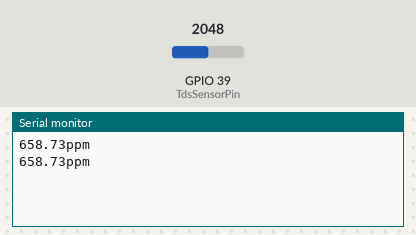
The sketch below on a simulated ESP32. Shown: the last lines printed to the serial monitor. The inputs (shaded band) are chosen by the test bench; at power-on: GPIO 39 (TdsSensorPin) = 2048. EEPROM starts erased.

Above: at 1.8 s.
1.9 s: GPIO 39 (TdsSensorPin) set to 2866
At 2.8 s:
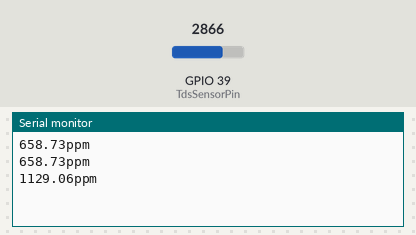
3.4 s: GPIO 39 (TdsSensorPin) set to 3603
At 4.8 s:
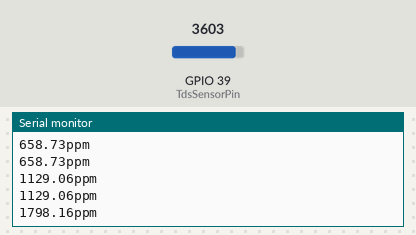
Timing chart, 0 to 6.4 s (numbered marks = the images above; inputs shaded):
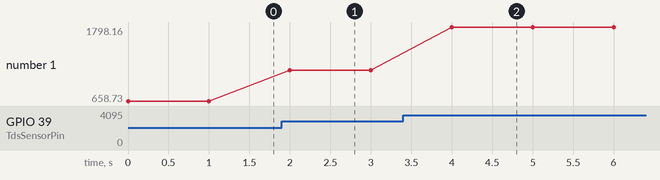

The sketch:

ec_ppm.ino
```cpp
#include <EEPROM.h>
#include "GravityTDS.h"

#define TdsSensorPin 39
GravityTDS gravityTds;

float temperature = 25,tdsValue = 0;

void setup() {
    Serial.begin(115200);
    EEPROM.begin(64);
    gravityTds.setPin(TdsSensorPin);
    gravityTds.setAref(3.3);  //reference voltage on ADC, default 5.0V on Arduino UNO
    gravityTds.setAdcRange(4096);  //1024 for 10bit ADC;4096 for 12bit ADC
    gravityTds.begin();  //initialization
}

void loop() {
    gravityTds.setTemperature(temperature);  // set the temperature and execute temperature compensation
    gravityTds.update();  //sample and calculate
    tdsValue = gravityTds.getTdsValue();  // then get the value
    Serial.print(tdsValue,2);
    Serial.println("ppm");
    delay(1000);
}
```

Measured:
- after the input at 1.9 s, the serial monitor: prints a new line after 0.10 s (image 1)
- after the input at 3.4 s, the serial monitor: prints a new line after 0.60 s (image 2)
- plotted number 1: 658.73 → 1129.06 after the input at 1.9 s, 1129.06 → 1798.16 after the input at 3.4 s
